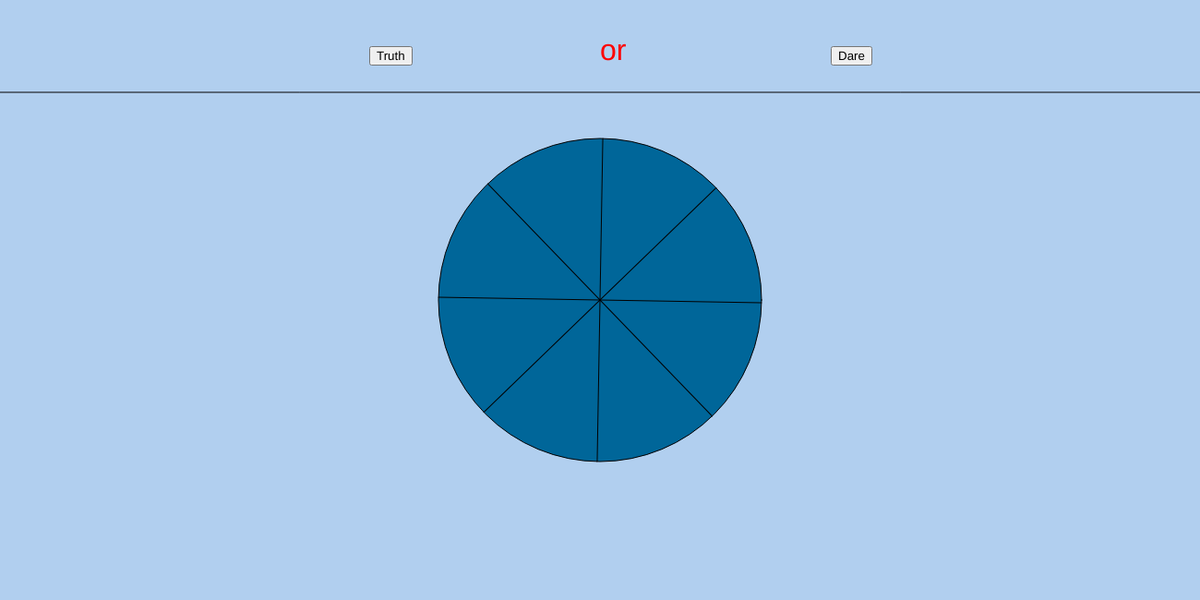
Frame 1 (no input)
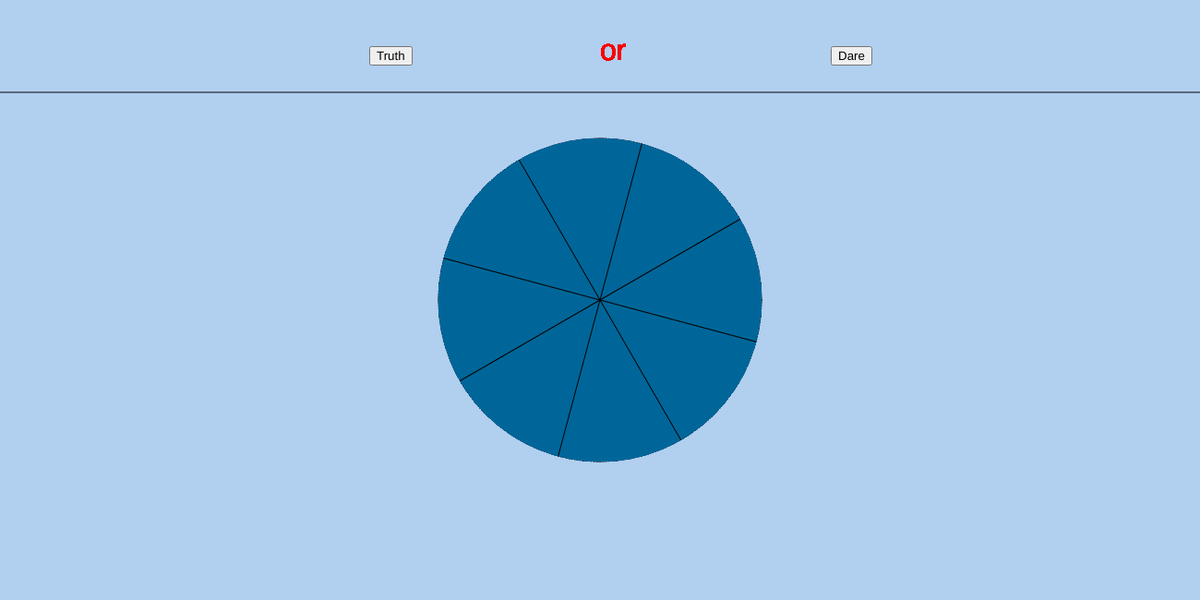
Frame 60 (no input)
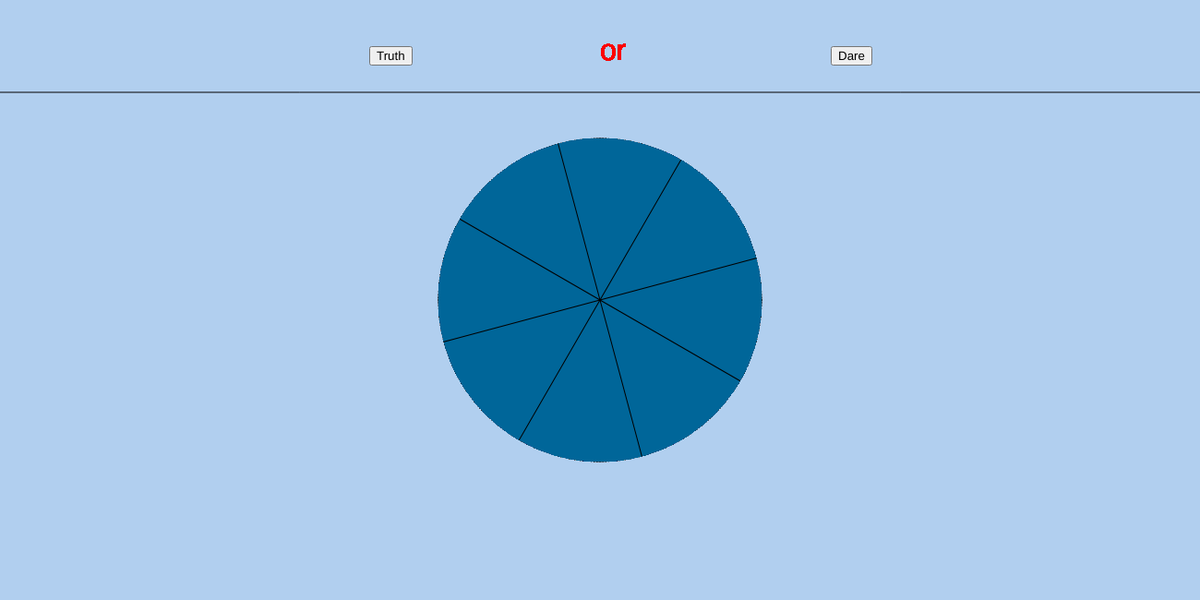
Frame 120 (the mouse pressed at the canvas centre since frame 60)

The p5.js sketch that drew these frames (run headless with seeded random() and noise() and a simulated clock; from frame 60 on, the mouse is pressed at the canvas centre):

// p5.js sketch
// ── sketch.js

let buttona;
let buttonb;
let truthset = ["Who is the hottest person in the room?","Who do you want to punch in the face who goes to your school?","Have you ever touched your poop?","What would you do if you were the opposite gender for a month?","What would be the first thing you google if you were asleep for 50 years?","What’s the most expensive thing you ever stolen?","What’s your favorite taste?","What’s the worst grade you’ve ever gotten?","Have you ever gotten mono?","What is the biggest lie you’ve told?","When is the last time you’ve cried?","Would you rather not have hands or feet?","What is your worst grade right now?","Would you rather never take shower or not have eyelids?","What's your favorite ice cream flavor?"];

let dareset = ["Lick a toe","Put on your insta story that you have mono","Give yourself two notches","Bite chapstick","Send an email to your least favorite teacher that you had a dream about them","Let your friend send a text to anyone on your phone","Draw a dog on your forehead in sharpie","Drink soda through your nose","Try to swallow your fist","Cut off a piece of your hair","Go up to a stranger and put your hand on their shoulder, wink, then walk away","Text the first alphabetically contact on your phone and maliciously threaten them.","Scroll through your snapchat friends and randomly select someone then text them 'wyd'."];
let pressed = 0;
let spintimer = 0;
let buttonc;

let t_or_d = 0;



function setup() {
  createCanvas(1300, 650);
  background(177, 207, 239);
  buttona = createButton('Truth');
  buttona.position(400, 50);
  buttona.mousePressed(changeA);
  buttonb = createButton('Dare');
  buttonb.position(900, 50);
  buttonb.mousePressed(changeB);
  buttonc = createButton('Play Again');
  buttonc.position(width/2-30,height);
  buttonc.mousePressed(playAgain);
  buttonc.hide();
}


function draw(){
  print(pressed);
  textSize(32);
  fill(255,0,0);
  text('or', 650, 65);
  fill(0, 102, 153);
  line(0, 100, 1300, 100);
  ellipse(650,325,350,350);
  fill(247, 111, 147)

  // then rotate the grid around the pivot point by a
  // number of degrees equal to the frame count of the sketch
  if(pressed == 0){
    buttonc.hide();
    noStroke();
    fill(177, 207, 239);
    rect(10,275,450,75);
    noStroke();
    fill(177, 207, 239);
    rect(828,275,500,75);
    push();
    translate(650,325);
    rotate(radians(frameCount));
    spintimer = frameCount;
    print(spintimer);
    stroke(0);
    line(0,-175,0,175);
    line(-175,0,175,0);
    line(123.744,123.744,-123.744,-123.7443);
    line(-123.744,123.744,123.744,-123.744);
    pop();
  }

  if (pressed == 1){
    print(spintimer);
    push();
    translate(650,325);
    rotate(radians(frameCount));
    stroke(0);
    line(0,-175,0,175);
    line(-175,0,175,0);
    line(123.744,123.744,-123.744,-123.7443);
    line(-123.744,123.744,123.744,-123.744);
    pop();
  }

  if(frameCount == spintimer + 100){
     pressed = 3;
  }

  if (pressed == 3 && t_or_d == 1){

    noStroke();
    fill(177, 207, 239);
    rect(200,275,500,75);
    fill(0);
    var rand = truthset[Math.floor(Math.random() * truthset.length)];
    textSize(12);
    text(rand, 50, 325);
    pressed = pressed+1;
  }
  if (pressed == 3 && t_or_d == 2){

    noStroke();
    fill(177, 207, 239);

    rect(825,275,500,75);
    fill(0);
    var rand = dareset[Math.floor(Math.random() * dareset.length)];
    textSize(12);
    text(rand, 830, 325);
    pressed = pressed+1;
  }
  if (pressed == 4){
    push();
    translate(650,325);
    stroke(0);
    line(0,-175,0,175);
    line(-175,0,175,0);
    line(123.744,123.744,-123.744,-123.7443);
    line(-123.744,123.744,123.744,-123.744);

    buttonc.show();
  }

}

function changeA(){
  pressed=pressed+1;
  t_or_d=1;

}

function changeB(){
  pressed = pressed +1;
  t_or_d=2;

}

function playAgain(){
  pressed = 0;
}
